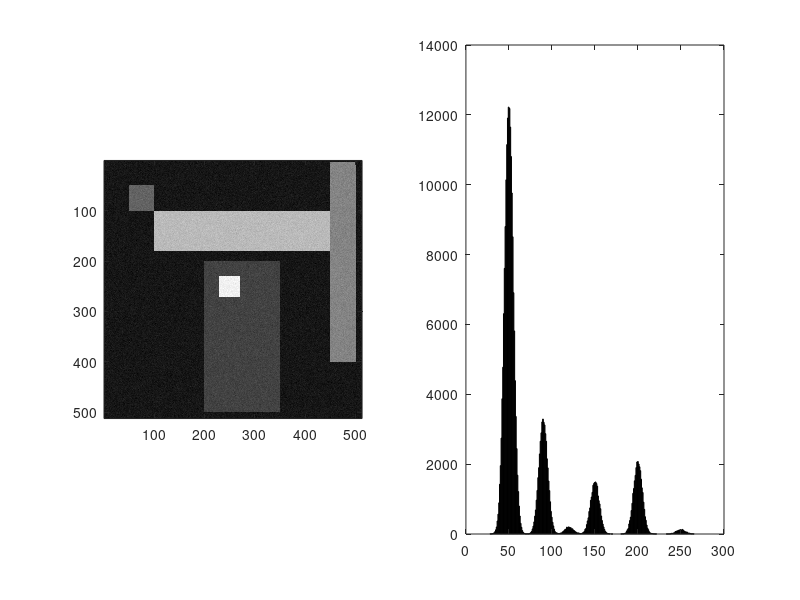
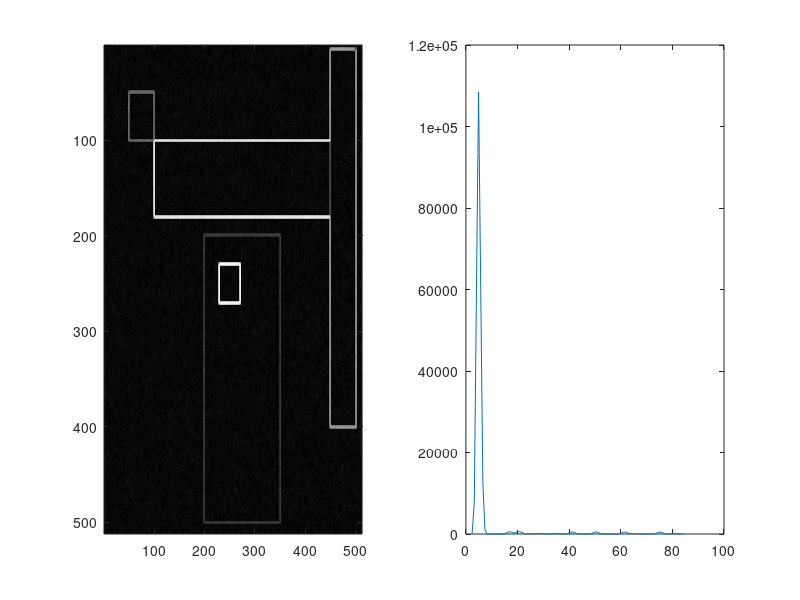

Write MATLAB code to recreate these figures, in order. (Note: this script raises an error after producing the figures.)
close all
clear all

% create ideal image with 6 patterns
dim=512;
image = zeros(dim,dim);

image(:,:) = 50 ;
image(50:100,50:100)= 120;
image(101:180,101:450)= 200;
image(200:500,200:350)= 90;
image(230:270,230:270)= 250;
image(5:400,450:500)= 150;

% add gaussian noise
sigma =5;
imageN= image + sigma*randn(512,512); 
%display noisy image and histogram
bins=256
figure('NumberTitle', 'off', 'Name', 'Gaussian Noise');
axis('image')
subplot(1,2,1)
colormap gray
imagesc(imageN)
axis('image')
subplot(1,2,2)
hist(imageN(:),bins);


fimage= stdfilt(imageN,true(5)); % compute SD map
figure('NumberTitle', 'off', 'Name', 'SD Map');
axis('image') % preserve image proportions
subplot(1,2,1)
colormap gray
imagesc(fimage)
%axis('image') % preserve image proportions
subplot(1,2,2)
[h,x]=hist(fimage(:),100) % cumpute histogram
plot(x,h)

sigma  % true value
sigmaMean=mean(fimage(:))  % mean of SD map
sigmaMedian=median(fimage(:)) % median of SD map
[m,id]=max(h); % position of histogram maximum
sigmaMax = x(id)

figure('NumberTitle', 'off', 'Name', 'Sigma Calculation Methods');
c = categorical({'True','Mean','Median','Max Hist'});
values = [sigma sigmaMean sigmaMedian sigmaMax];
bar(c,values)
